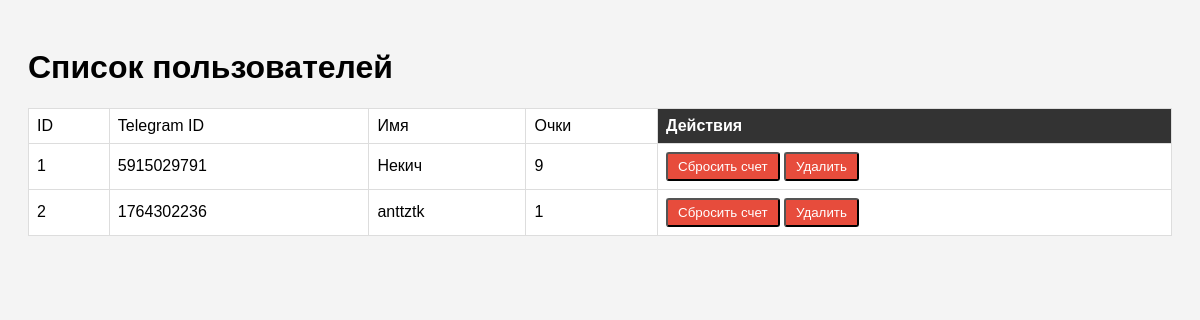
/admin, run on an earlier commit of the app's database.
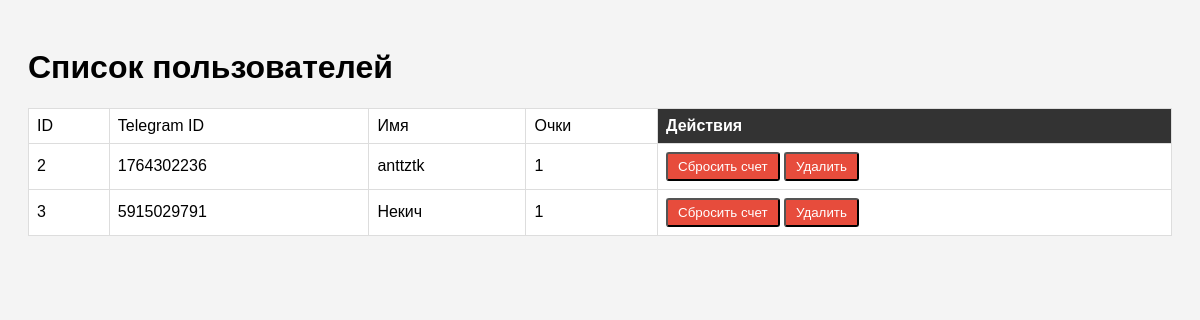
And on a later commit of the database.
### Database.py (models this page shows)
class User(Base):
    __tablename__ = 'users'
    id = Column(Integer, primary_key=True)
    tg_id = Column(BigInteger, unique=True, nullable=False)
    name = Column(String, nullable=False)
    score = Column(Integer, default=0)

### admin.py (the view)
@app.get('/admin', response_class=HTMLResponse)
def admin_panel(request: Request):
    session = Session()
    repo = AdminRepository(session)
    users = repo.get_all_users()
    session.close()
    return templates.TemplateResponse(request=request, name='index.html', context={'users': users})

### templates/index.html (shortened to what this page needs)
<!DOCTYPE html>
<html lang="ru">
<head>
</head>
<body>
    <h1>Список пользователей</h1>
    <table>
        <tr>
            <td>ID</td>
            <td>Telegram ID</td>
            <td>Имя</td>
            <td>Очки</td>
            <th>Действия</th>
        </tr>
        {% for user in users %}
        <tr>
            <td>{{ user.id }}</td>
            <td>{{ user.tg_id }}</td>
            <td>{{ user.name }}</td>
            <td>{{ user.score }}</td>
            <td>
                <form action="/admin/delete/{{ user.tg_id }}" method="POST" style="display:inline;">
                    <button type="submit" class="btn btn-danger">Cбросить счет</button>
                </form>
                <form action="/admin/delete/{{ user.tg_id }}" method="POST" style="display:inline;">
                    <button type="submit" class="btn btn-danger">Удалить</button>
                </form>
            </td>
        </tr>
        {% endfor %}
    </table>
</body>
</html>

### templates/index.html (style rules this page uses)
body { font-family: sans-serif; padding: 20px; background: #f4f4f4; }
table { border-collapse: collapse; width: 100%; background: white; }
th, td { border: 1px solid #ddd; padding: 8px; text-align: left; }
th { background-color: #333; color: white; }
.btn { padding: 5px 10px; background: #3498db; color: white; text-decoration: none; border-radius: 3px; }
.btn-danger { background: #e74c3c; }

What changed in the data, as far as the page shows it:
removed User: id "1", tg_id "5915029791", name "Некич", score "9"
added User: id "3", tg_id "5915029791", name "Некич", score "1"
